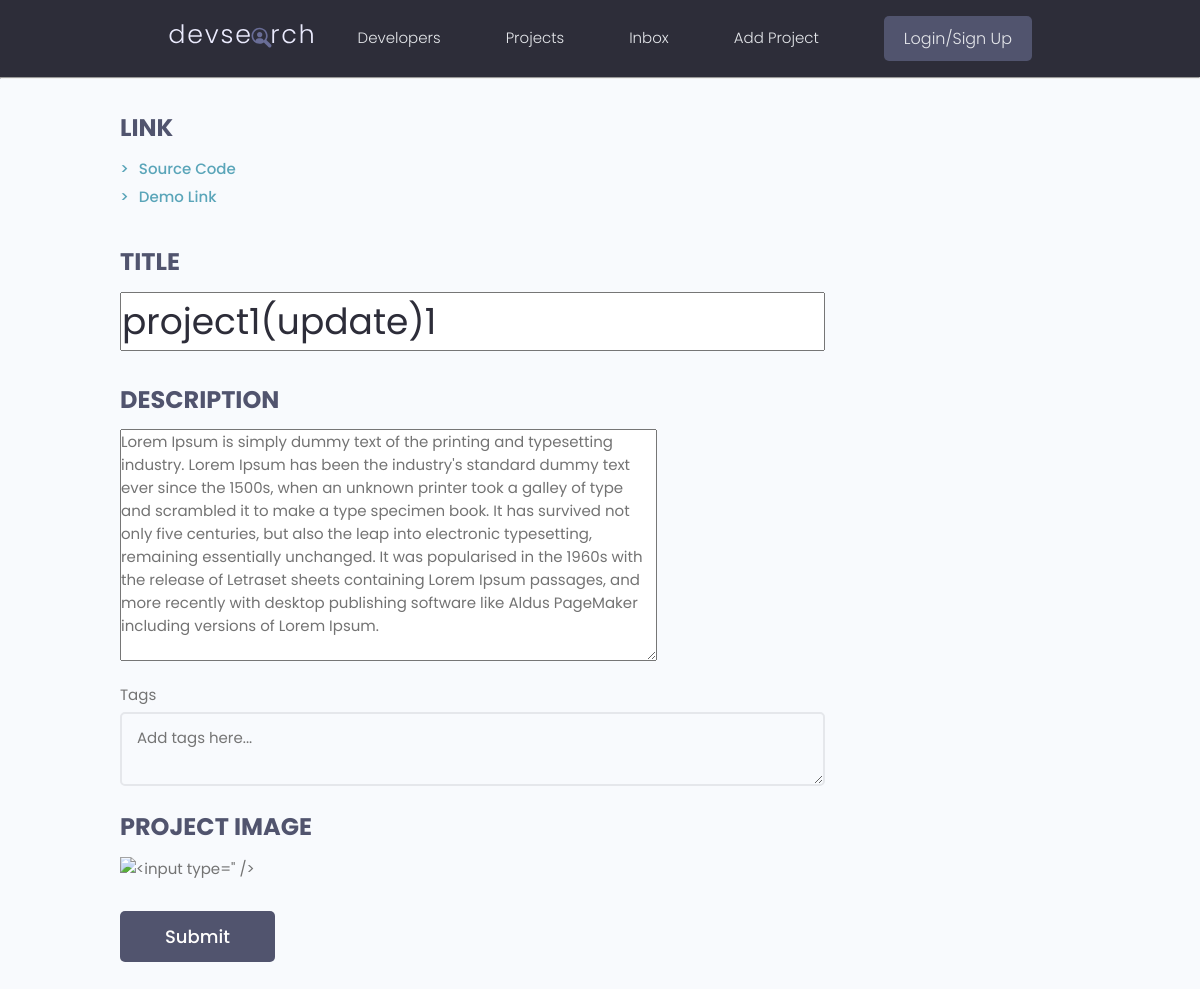
Before: /projects/update-project/70824fde951348f0b9c71f4b1b184a06/ with the older database file.
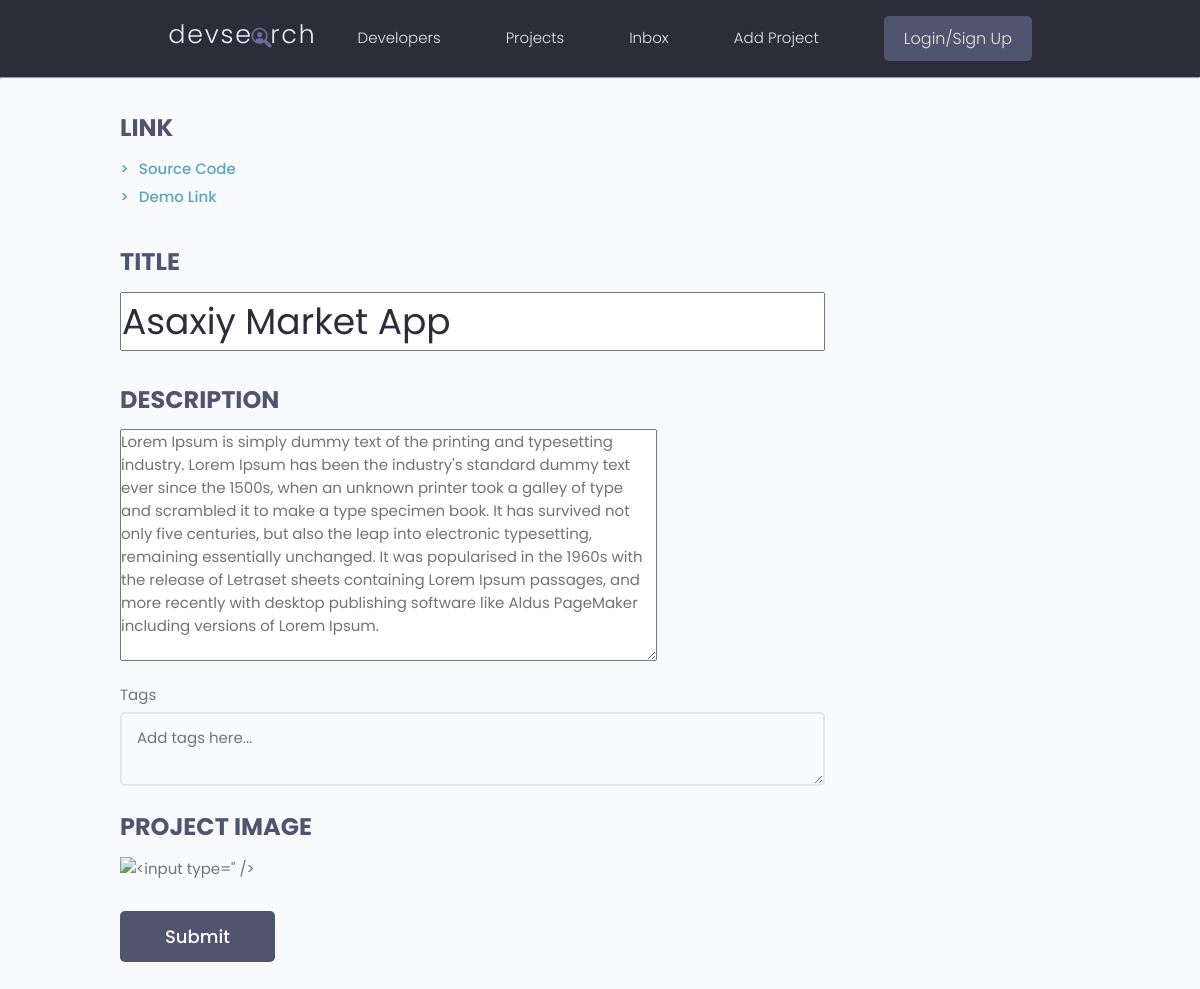
After: the same page with the newer database file.
### projects/models.py (models this page shows, shortened)
class Project(models.Model):
    id  = models.UUIDField(default=uuid.uuid4, primary_key=True, unique=True, editable=False)
    title = models.CharField(max_length=200)
    description = models.TextField(null=True, blank=True)
    project_image = models.ImageField(upload_to='projects/images/')
    demo_link = models.CharField(max_length=2000, null=True, blank=True)
    source_code = models.CharField(max_length=2000, null=True, blank=True)
    vote_ratio = models.IntegerField(default=0, null=True, blank=True)
    vote_count = models.IntegerField(default=0, null=True, blank=True)
    tags = models.ManyToManyField('Tag', blank=True)
    created = models.DateTimeField(auto_now_add=True)

### projects/views.py (the view)
# urls.py: path('update-project/<str:pk>/', views.update_project, name='update-project'),
def update_project(request, pk):
    project = Project.objects.get(id=pk)
    form = ProjectForm(instance=project)
    if request.method == "POST":
        form = ProjectForm(request.POST, request.FILES, instance=project)
        if form.is_valid():
            form.save()
            return redirect('projects')
    context = {'project':form}
    return render(request, 'projects/form-project.html', context)

### projects/form.py
class ProjectForm(ModelForm):
    class Meta:
        model = Project
        fields = ['title', 'description', 'project_image', 'demo_link', 'source_code', 'tags']

### projects/templates/projects/form-project.html (shortened to what this page needs)
{% extends 'main.html' %}
{% load static %}
{% block content %}
<main class="singleProject my-md">
    <div class="container">
      <div class="layout">
        <div class="column column--1of3">
          <h3 class="singleProject__subtitle">Link</h3>
          {% if project.source_code %}
          <a class="singleProject__liveLink" href={{project.source_code}}>Source Code
          </a>
            <br>
          {% endif %}
          {% if project.demo_link %}
          <a class="singleProject__liveLink" href={{project.demo_link}}>Demo Link
          </a>
          {% endif %}
        </div>
        <div class="column column--2of3">
          <h3 class="singleProject__subtitle">Title</h3>
          <h2 class="singleProject__title">{{project.title}}</h2>
          <h3 class="singleProject__subtitle">Description</h3>
          <div class="singleProject__info">{{project.description}}<br /></div>
                <div class="form__field">
                    <label for="formInput#text">Tags</label>
                    <textarea class="input" name="newtags" placeholder="Add tags here..."></textarea>
                </div>
          {% if project.project_image %}
          <h3 class="singleProject__subtitle">Project Image</h3>
          <img src="{{ project.project_image.url }}" alt="{{ project.title }}" />
            <br>
            <input class="btn btn--sub btn--lg  my-md" type="submit" value="Submit" />
          {% endif %}
        </div>
      </div>
    </div>
</main>
{% endblock content %}

Changed rows visible on the page:
changed Project: title "project1(update)1" → "Asaxiy Market App"
